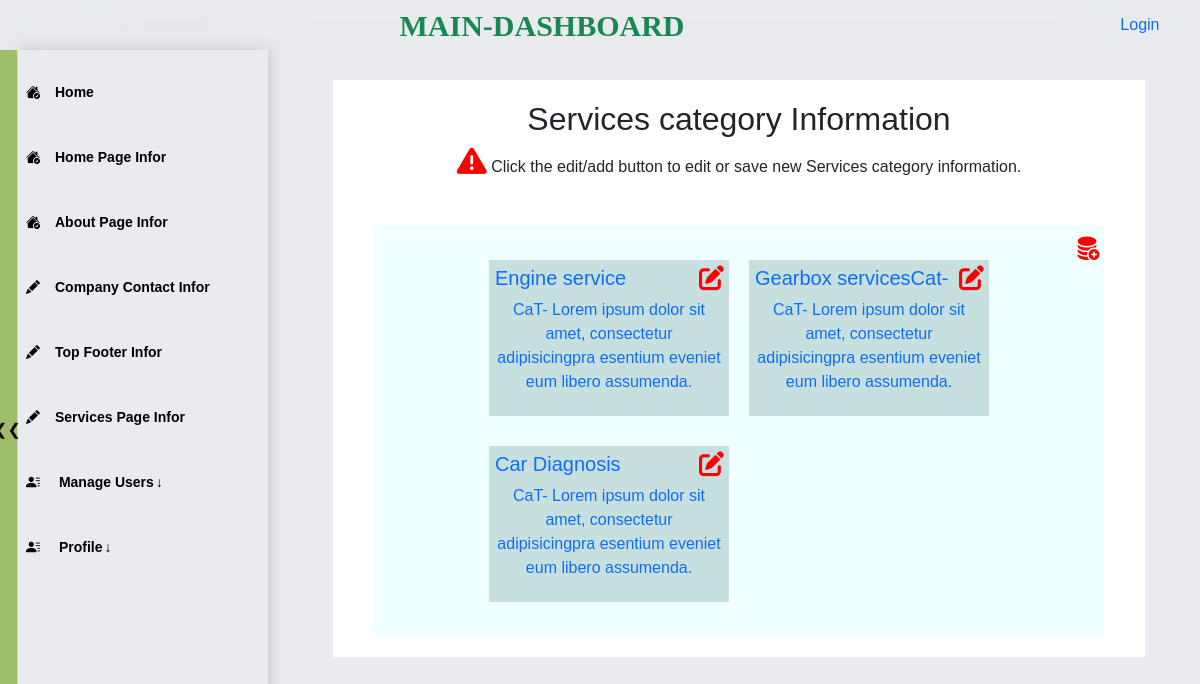
Page /services/serivces-category-list/ on the earlier database version.
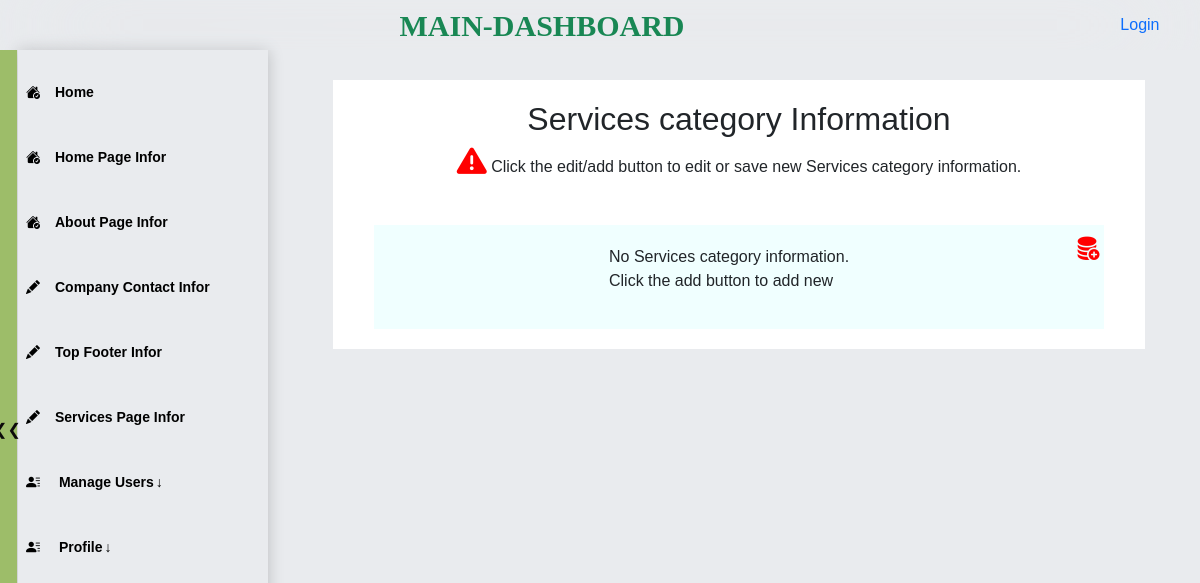
Same page on the later database version.
### services/models.py (models this page shows, shortened)
class ServiceCategory(models.Model):
    category_name = models.CharField(default='Engine services', max_length=200, null=False)
    cat_description = models.TextField(
        default='CaT- Lorem ipsum dolor sit amet, consectetur adipisicingpra esentium eveniet eum libero assumenda.',
        null=False
    )
    img_icon = models.ImageField(default='service_default.png', upload_to='services_Icons',null=True, blank=True)
    slug = models.SlugField(unique=True, blank=True)  # Add a slug field

### services/admin_views/service_list_view_V.py (the view)
# urls.py: path('serivces-category-list/', view_service_categories, name='view_service_categories'),
def view_service_categories(request):
    service_categories = ServiceCategory.objects.all()
    context ={
        'service_categories': service_categories,
        }
    return render(request, 'maindashboard/services/services_category_list_view.html', context)

### users/context_processors.py (called while the page is built)
def user_info(request):
    if request.user.is_authenticated:
        user = User.objects.get(pk=request.user.pk)
    else:
        user = None
    return {'user_info': user}

### templates/maindashboard/services/services_category_list_view.html (shortened to what this page needs)
{% extends 'maindashboard/dashboard_base.html' %}
{% load static %}
{% block head %}
<link rel="stylesheet" href="{% static 'css/services.css' %}" type="text/css">
<link rel="stylesheet" href="{% static 'css/blogdashboard/author/write_new_article.css' %}">
{% endblock head %}
{% block content %}
<section class="services item2 section write-A-page">
    <div class="write-a-c bg--white">
        <div id="w-a-heading">
            <h2> Services category Information</h2>
            <h6 class="warning">
                <i class="fa fa-solid fa-triangle-exclamation"></i>
                Click the edit/add button to edit or save new Services category information.
            </h6>
        </div>
        <div class="div1 edit-icon-h">
            {% if service_categories %}
            {% for category in service_categories %}
                <div class="service--">
                    <a href="{% url 'services_of_category' category_id=category.id %}">
                        <div class="service edit-icon-h">
                            <h5>{{ category.category_name }}</h5>
                            <p>
                                {{ category.cat_description }}
                            </p>
                            <div class="edit-icon">
                                <a href="{% url 'create_services_category' pk=category.id %}">
                                    <i class="fa-solid fa-pen-to-square"></i>
                                </a>
                            </div>
                        </div>
                    </a>
                </div>
            {% endfor %}
            {% else %}
                <div class="edit-icon-h">
                    <p>No Services category information. Click the add button to add new</p>
                </div>
                {% endif %}
                <div class="edit-icon">
                    <a href="{% url 'create_services_category' %}">
                    <i class="bi bi-database-fill-add"></i>
                    </a>
                </div>
        </div>
    </div>
</section>
{% endblock content %}

Differences in the rows shown:
removed ServiceCategory: category_name "Engine service", cat_description "CaT- Lorem ipsum dolor sit amet, consectetur adipisicingpra esentium eveniet eum libero assumenda."
removed ServiceCategory: category_name "Gearbox servicesCat-", cat_description "CaT- Lorem ipsum dolor sit amet, consectetur adipisicingpra esentium eveniet eum libero assumenda."
removed ServiceCategory: category_name "Car Diagnosis", cat_description "CaT- Lorem ipsum dolor sit amet, consectetur adipisicingpra esentium eveniet eum libero assumenda."
Other differences:
text now shown: "No Services category information. Click the add button to add new"
